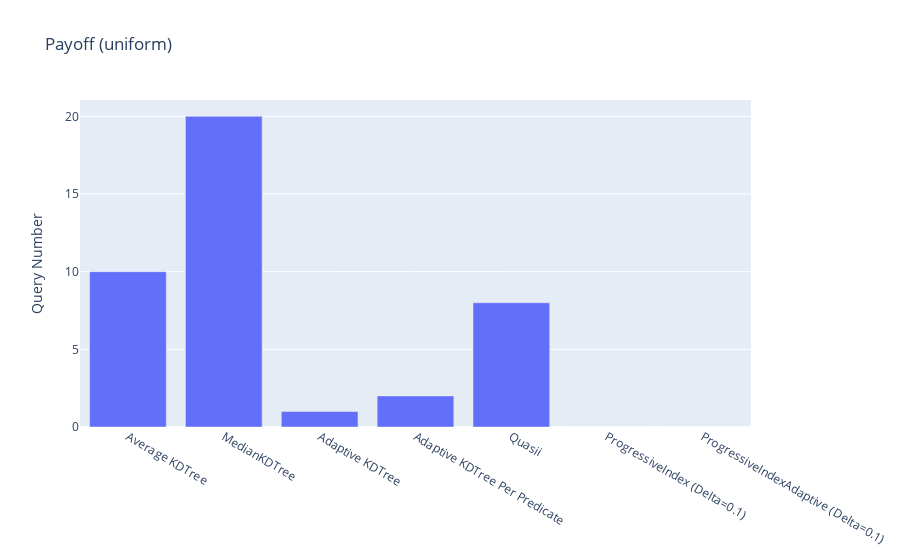

The code cell stored with this chart in its notebook:
### Code cell
# experiment = 'power'
# n_rows = '10000000.0'
# n_queries = '3000'
# sel='0.0'

def payoff(values, baseline):
    dfs = np.array(values)[:,0]
    names = np.array(values)[:,1]
    fig = go.Figure()

    payoffs = []
    for df in dfs:
        c = [i for i, x in enumerate(df['query_time_cumsum'] - baseline['query_time_cumsum']) if x < 0]
        if(len(c) == 0):
            payoffs.append(n_queries)
        else:
            payoffs.append(c[0])
    
    fig = go.Figure(data=[
        go.Bar(name='Query Number', x=names, y=payoffs),
    ])
    fig.update_layout(title=f'Payoff ({experiment})',
                   yaxis_title='Query Number')
    fig.show()

payoff([
    [read_df(files['AverageKDTree'], '0.0', '1024', experiment, n_rows, n_queries, n_cols, sel), 'Average KDTree'],
[read_df(files['MedianKDTree'], '0.0', '1024', experiment, n_rows, n_queries, n_cols, sel), 'MedianKDTree'],
[read_df(files['CrackingKDTree'], '0.0', '1024', experiment, n_rows, n_queries, n_cols, sel), 'Adaptive KDTree'],
[read_df(files['CrackingKDTreePerDimension'], '0.0', '1024', experiment, n_rows, n_queries, n_cols, sel), 'Adaptive KDTree Per Predicate'],
[read_df(files['Quasii'], '0.0', '1024', experiment, n_rows, n_queries, n_cols, sel), 'Quasii'],
[read_df(files['ProgressiveIndex'], '0.1', '1024', experiment, n_rows, n_queries, n_cols, sel), 'ProgressiveIndex (Delta=0.1)'],
# [read_df(files['ProgressiveIndex'], '0.2', '1024', experiment, n_rows, n_queries, n_cols, sel), 'ProgressiveIndex (Delta=0.2)'],
# [read_df(files['ProgressiveIndex'], '0.5', '1024', experiment, n_rows, n_queries, n_cols, sel), 'ProgressiveIndex (Delta=0.5)'],
[read_df(files['ProgressiveIndexAdaptive'], '0.1', '1024', experiment, n_rows, n_queries, n_cols, sel), 'ProgressiveIndexAdaptive (Delta=0.1)'],
# [read_df(files['ProgressiveIndexAdaptive'], '0.2', '1024', experiment, n_rows, n_queries, n_cols, sel), 'ProgressiveIndexAdaptive (Delta=0.2)'],
# [read_df(files['ProgressiveIndexAdaptive'], '0.5', '1024', experiment, n_rows, n_queries, n_cols, sel), 'ProgressiveIndexAdaptive (Delta=0.5)'],
# [read_df(files['FullScanCandidateList'], '0.0', '0', experiment, n_rows, n_queries, n_cols, sel), 'Full Scan Candidate List'],
],
    read_df(files['FullScanCandidateList'], '0.0', '0', experiment, n_rows, n_queries, n_cols, sel)
)

### Figure 1 — Plotly figure (JSON) as saved in the notebook; plotly's stock layout.template omitted (floating-point values rounded to 4 significant figures)
{"data": [{"name": "Query Number", "type": "bar", "x": ["Average KDTree", "MedianKDTree", "Adaptive KDTree", "Adaptive KDTree Per Predicate", "Quasii", "ProgressiveIndex (Delta=0.1)", "ProgressiveIndexAdaptive (Delta=0.1)"], "y": [10, 20, 1, 2, 8, 0, 0]}], "layout": {"title": {"text": "Payoff (uniform)"}, "yaxis": {"title": {"text": "Query Number"}}}}
